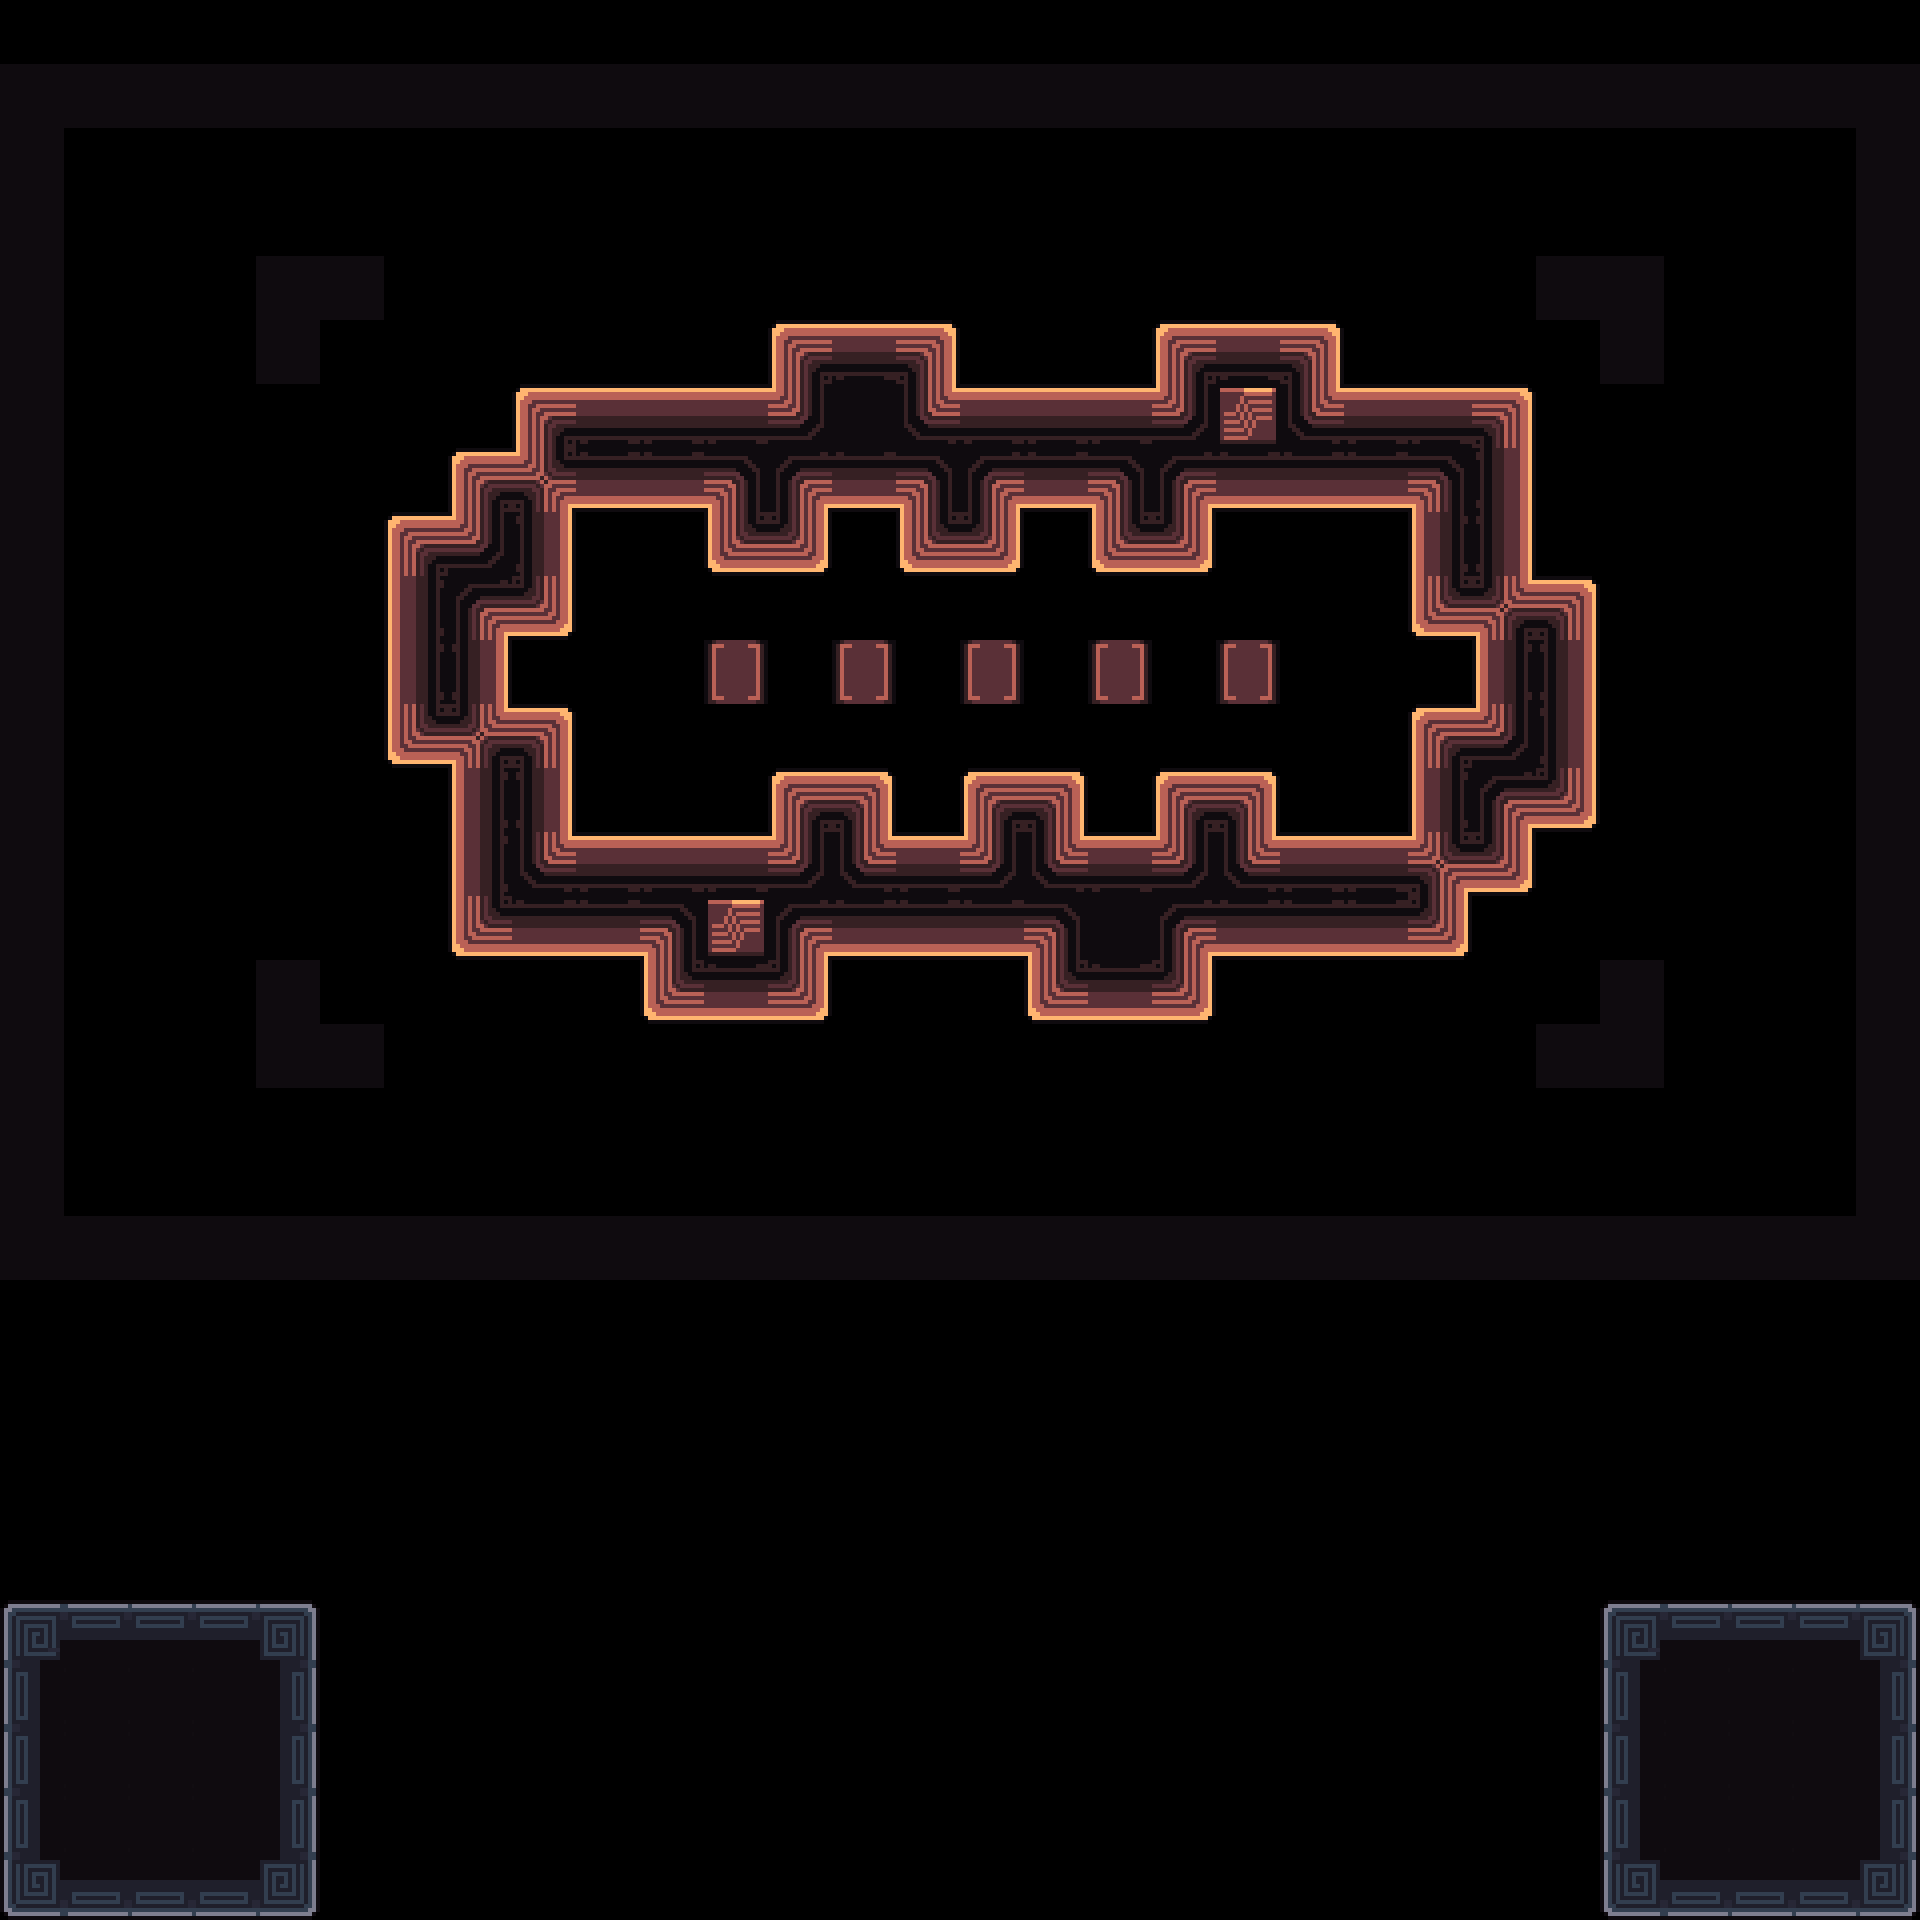

The image is a tile-based game level rendered from a .tmx file. Its description and source (layers, tilesets, objects; grid data summarised) follow:
An orthogonal 30x30 tile map with 64x64 px tiles, 4 tile layers (Decoration, Main, Exit, Border) and 18 objects (8x 1, 6x Spike, Camera1, Camera2, Win, ...).

<map version="1.10" tiledversion="1.11.2" orientation="orthogonal" renderorder="right-down" width="30" height="30" tilewidth="64" tileheight="64" infinite="0" nextlayerid="8" nextobjectid="133">
 <tileset firstgid="1" source="../tilesets/tileset_d.tsx" />
 <objectgroup id="4" name="Triggers">
  <object id="23" name="Camera1" x="960" y="672">
   <point />
  </object>
  <object id="24" name="Camera2" x="704" y="480">
   <point />
  </object>
  <object id="28" name="Win" x="0" y="64" width="1920" height="1216" />
  <object id="29" name="Unactive" x="0" y="1600" width="320" height="320" />
  <object id="106" name="Data" type="1" x="0" y="0" width="63.6932" height="63.6932">
   <properties>
    <property name="bg" value="orange" />
    <property name="level_number" type="int" value="31" />
    <property name="level_unlock" value="30, 25, 70" />
   </properties>
  </object>
 </objectgroup>
 <layer id="3" name="Decoration" width="30" height="30">
  <data>[900 cells, 5 non-empty, 1 distinct tile ids]</data>
 </layer>
 <layer id="7" name="Main" width="30" height="30">
  <data>[900 cells, 148 non-empty, 23 distinct tile ids]</data>
 </layer>
 <layer id="6" name="Exit" width="30" height="30">
  <data>[900 cells, 20 non-empty, 11 distinct tile ids]</data>
 </layer>
 <objectgroup id="2" name="Entities">
  <object id="107" name="Player0" type="1" x="704" y="576" width="63.6932" height="63.6932" />
  <object id="122" name="Battery" type="1" x="832" y="640" width="63.6932" height="63.6932" />
  <object id="131" name="Battery" type="1" x="704" y="640" width="63.6932" height="63.6932" />
  <object id="123" name="Battery" type="1" x="960" y="640" width="63.6932" height="63.6932" />
  <object id="124" name="Battery" type="1" x="1088" y="640" width="63.6932" height="63.6932" />
  <object id="132" name="Battery" type="1" x="1216" y="640" width="63.6932" height="63.6932" />
  <object id="119" name="Player1" type="1" x="1216" y="704" width="63.6932" height="63.6932" />
  <object id="125" name="Spike" x="512" y="640" width="63.5" height="63.5" />
  <object id="126" name="Spike" x="1408" y="640" width="63.5" height="63.5" />
  <object id="127" name="Spike" x="896" y="768" width="63.5" height="63.5" />
  <object id="128" name="Spike" x="832" y="512" width="63.5" height="63.5" />
  <object id="129" name="Spike" x="1024" y="512" width="63.5" height="63.5" />
  <object id="130" name="Spike" x="1088" y="768" width="63.5" height="63.5" />
 </objectgroup>
 <layer id="1" name="Border" width="30" height="30">
  <data>[900 cells, 106 non-empty, 1 distinct tile ids]</data>
 </layer>
</map>
